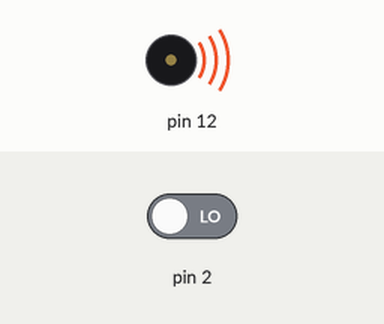
Bench run of a sketch on a simulated Arduino Uno, built with avr-gcc and run on an emulated ATmega328P. On the bench: buzzer (waves = sounding). The inputs (shaded band) are chosen by the test bench; at power-on: pin 2 LOW.

Above: at 0.1 s.
Timing chart, 0 to 1.6 s (numbered marks = the images above):
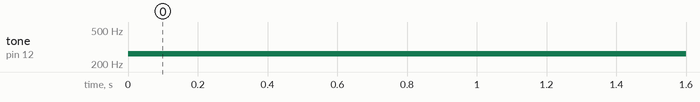

Measured:
- by itself, tone on pin 12: silent → 262 Hz at 0.00 s

The sketch:

pianinho.ino
```cpp
// define as notas musicais
int DO = 262;
int RE = 294;
int MI = 329;
int FA = 349;
int SOL = 392;
int LA = 440;
int SI = 494;

//Uma array com todas as notas.
int notas[7] = {DO,RE,MI,FA,SOL,LA,SI};

void setup() {
  // put your setup code here, to run once:
  //Definido od pinos
  for (int i=2; i<9; i++) {
      pinMode(i,INPUT);
  }
}

void loop() {
  // put your main code here, to run repeatedly:

  for (int i=2; i<9; i++) {

    //Enquanto meu botão estiver com valor diferente de HIGH ele vai executar um bloco de codigo que vai tocar uma nota;
    while (digitalRead(i) != HIGH) {
      tone(12, notas[i-2]);
    }
    //Desligar o buzzer
    noTone(12);
  }

}
```
